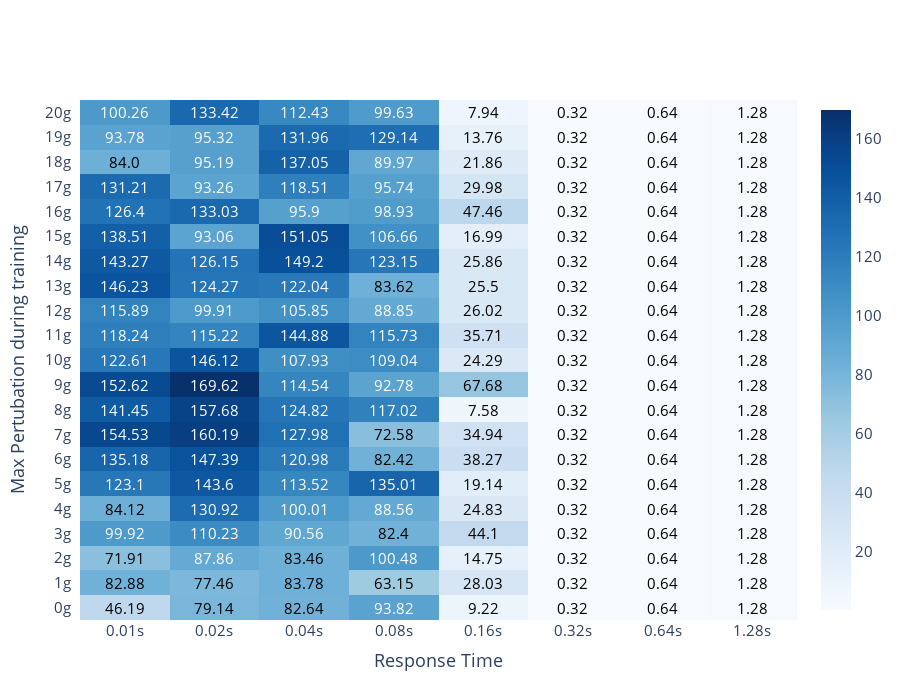

Notebook code for this chart:
### Code cell
fig = ff.create_annotated_heatmap(z=rewards.to_numpy(),y=[str(int(i))+'g' for i in df['g_force'].unique().tolist()], 
                                  x=[str(i) + 's' for i in df['response_rate'].unique().tolist()],  
                                  annotation_text=np.around(rewards.to_numpy(), decimals=2), colorscale='blues', showscale=True,
                                 reversescale =False)

fig.update_layout(
#     title='Average evaluation seconds for response times vs max. pertubation during training',
    xaxis_title="Response Time",
    yaxis_title="Max Pertubation during training",
    xaxis_side='bottom',
    font=dict(size=15),
    height=700,
)
fig.show()

### Figure 1 — Plotly figure (JSON) as saved in the notebook; plotly's stock layout.template omitted (floating-point values rounded to 4 significant figures; data arrays with more than 128 entries replaced by an {"elided": "..."} marker saying what was removed)
{"data": [{"colorscale": [[0, "rgb(247,251,255)"], [0.125, "rgb(222,235,247)"], [0.25, "rgb(198,219,239)"], [0.375, "rgb(158,202,225)"], [0.5, "rgb(107,174,214)"], [0.625, "rgb(66,146,198)"], [0.75, "rgb(33,113,181)"], [0.875, "rgb(8,81,156)"], [1, "rgb(8,48,107)"]], "reversescale": false, "showscale": true, "type": "heatmap", "x": ["0.01s", "0.02s", "0.04s", "0.08s", "0.16s", "0.32s", "0.64s", "1.28s"], "y": ["0g", "1g", "2g", "3g", "4g", "5g", "6g", "7g", "8g", "9g", "10g", "11g", "12g", "13g", "14g", "15g", "16g", "17g", "18g", "19g", "20g"], "z": {"elided": "21x8 float values"}}], "layout": {"annotations": [{"font": {"color": "#000000"}, "showarrow": false, "text": "46.19", "x": "0.01s", "xref": "x", "y": "0g", "yref": "y"}, {"font": {"color": "#000000"}, "showarrow": false, "text": "79.14", "x": "0.02s", "xref": "x", "y": "0g", "yref": "y"}, {"font": {"color": "#000000"}, "showarrow": false, "text": "82.64", "x": "0.04s", "xref": "x", "y": "0g", "yref": "y"}, {"font": {"color": "#FFFFFF"}, "showarrow": false, "text": "93.82", "x": "0.08s", "xref": "x", "y": "0g", "yref": "y"}, {"font": {"color": "#000000"}, "showarrow": false, "text": "9.22", "x": "0.16s", "xref": "x", "y": "0g", "yref": "y"}, {"font": {"color": "#000000"}, "showarrow": false, "text": "0.32", "x": "0.32s", "xref": "x", "y": "0g", "yref": "y"}, {"font": {"color": "#000000"}, "showarrow": false, "text": "0.64", "x": "0.64s", "xref": "x", "y": "0g", "yref": "y"}, {"font": {"color": "#000000"}, "showarrow": false, "text": "1.28", "x": "1.28s", "xref": "x", "y": "0g", "yref": "y"}, {"font": {"color": "#000000"}, "showarrow": false, "text": "82.88", "x": "0.01s", "xref": "x", "y": "1g", "yref": "y"}, {"font": {"color": "#000000"}, "showarrow": false, "text": "77.46", "x": "0.02s", "xref": "x", "y": "1g", "yref": "y"}, {"font": {"color": "#000000"}, "showarrow": false, "text": "83.78", "x": "0.04s", "xref": "x", "y": "1g", "yref": "y"}, {"font": {"color": "#000000"}, "showarrow": false, "text": "63.15", "x": "0.08s", "xref": "x", "y": "1g", "yref": "y"}, {"font": {"color": "#000000"}, "showarrow": false, "text": "28.03", "x": "0.16s", "xref": "x", "y": "1g", "yref": "y"}, {"font": {"color": "#000000"}, "showarrow": false, "text": "0.32", "x": "0.32s", "xref": "x", "y": "1g", "yref": "y"}, {"font": {"color": "#000000"}, "showarrow": false, "text": "0.64", "x": "0.64s", "xref": "x", "y": "1g", "yref": "y"}, {"font": {"color": "#000000"}, "showarrow": false, "text": "1.28", "x": "1.28s", "xref": "x", "y": "1g", "yref": "y"}, {"font": {"color": "#000000"}, "showarrow": false, "text": "71.91", "x": "0.01s", "xref": "x", "y": "2g", "yref": "y"}, {"font": {"color": "#FFFFFF"}, "showarrow": false, "text": "87.86", "x": "0.02s", "xref": "x", "y": "2g", "yref": "y"}, {"font": {"color": "#000000"}, "showarrow": false, "text": "83.46", "x": "0.04s", "xref": "x", "y": "2g", "yref": "y"}, {"font": {"color": "#FFFFFF"}, "showarrow": false, "text": "100.48", "x": "0.08s", "xref": "x", "y": "2g", "yref": "y"}, {"font": {"color": "#000000"}, "showarrow": false, "text": "14.75", "x": "0.16s", "xref": "x", "y": "2g", "yref": "y"}, {"font": {"color": "#000000"}, "showarrow": false, "text": "0.32", "x": "0.32s", "xref": "x", "y": "2g", "yref": "y"}, {"font": {"color": "#000000"}, "showarrow": false, "text": "0.64", "x": "0.64s", "xref": "x", "y": "2g", "yref": "y"}, {"font": {"color": "#000000"}, "showarrow": false, "text": "1.28", "x": "1.28s", "xref": "x", "y": "2g", "yref": "y"}, {"font": {"color": "#FFFFFF"}, "showarrow": false, "text": "99.92", "x": "0.01s", "xref": "x", "y": "3g", "yref": "y"}, {"font": {"color": "#FFFFFF"}, "showarrow": false, "text": "110.23", "x": "0.02s", "xref": "x", "y": "3g", "yref": "y"}, {"font": {"color": "#FFFFFF"}, "showarrow": false, "text": "90.56", "x": "0.04s", "xref": "x", "y": "3g", "yref": "y"}, {"font": {"color": "#000000"}, "showarrow": false, "text": "82.4", "x": "0.08s", "xref": "x", "y": "3g", "yref": "y"}, {"font": {"color": "#000000"}, "showarrow": false, "text": "44.1", "x": "0.16s", "xref": "x", "y": "3g", "yref": "y"}, {"font": {"color": "#000000"}, "showarrow": false, "text": "0.32", "x": "0.32s", "xref": "x", "y": "3g", "yref": "y"}, {"font": {"color": "#000000"}, "showarrow": false, "text": "0.64", "x": "0.64s", "xref": "x", "y": "3g", "yref": "y"}, {"font": {"color": "#000000"}, "showarrow": false, "text": "1.28", "x": "1.28s", "xref": "x", "y": "3g", "yref": "y"}, {"font": {"color": "#000000"}, "showarrow": false, "text": "84.12", "x": "0.01s", "xref": "x", "y": "4g", "yref": "y"}, {"font": {"color": "#FFFFFF"}, "showarrow": false, "text": "130.92", "x": "0.02s", "xref": "x", "y": "4g", "yref": "y"}, {"font": {"color": "#FFFFFF"}, "showarrow": false, "text": "100.01", "x": "0.04s", "xref": "x", "y": "4g", "yref": "y"}, {"font": {"color": "#FFFFFF"}, "showarrow": false, "text": "88.56", "x": "0.08s", "xref": "x", "y": "4g", "yref": "y"}, {"font": {"color": "#000000"}, "showarrow": false, "text": "24.83", "x": "0.16s", "xref": "x", "y": "4g", "yref": "y"}, {"font": {"color": "#000000"}, "showarrow": false, "text": "0.32", "x": "0.32s", "xref": "x", "y": "4g", "yref": "y"}, {"font": {"color": "#000000"}, "showarrow": false, "text": "0.64", "x": "0.64s", "xref": "x", "y": "4g", "yref": "y"}, {"font": {"color": "#000000"}, "showarrow": false, "text": "1.28", "x": "1.28s", "xref": "x", "y": "4g", "yref": "y"}, {"font": {"color": "#FFFFFF"}, "showarrow": false, "text": "123.1", "x": "0.01s", "xref": "x", "y": "5g", "yref": "y"}, {"font": {"color": "#FFFFFF"}, "showarrow": false, "text": "143.6", "x": "0.02s", "xref": "x", "y": "5g", "yref": "y"}, {"font": {"color": "#FFFFFF"}, "showarrow": false, "text": "113.52", "x": "0.04s", "xref": "x", "y": "5g", "yref": "y"}, {"font": {"color": "#FFFFFF"}, "showarrow": false, "text": "135.01", "x": "0.08s", "xref": "x", "y": "5g", "yref": "y"}, {"font": {"color": "#000000"}, "showarrow": false, "text": "19.14", "x": "0.16s", "xref": "x", "y": "5g", "yref": "y"}, {"font": {"color": "#000000"}, "showarrow": false, "text": "0.32", "x": "0.32s", "xref": "x", "y": "5g", "yref": "y"}, {"font": {"color": "#000000"}, "showarrow": false, "text": "0.64", "x": "0.64s", "xref": "x", "y": "5g", "yref": "y"}, {"font": {"color": "#000000"}, "showarrow": false, "text": "1.28", "x": "1.28s", "xref": "x", "y": "5g", "yref": "y"}, {"font": {"color": "#FFFFFF"}, "showarrow": false, "text": "135.18", "x": "0.01s", "xref": "x", "y": "6g", "yref": "y"}, {"font": {"color": "#FFFFFF"}, "showarrow": false, "text": "147.39", "x": "0.02s", "xref": "x", "y": "6g", "yref": "y"}, {"font": {"color": "#FFFFFF"}, "showarrow": false, "text": "120.98", "x": "0.04s", "xref": "x", "y": "6g", "yref": "y"}, {"font": {"color": "#000000"}, "showarrow": false, "text": "82.42", "x": "0.08s", "xref": "x", "y": "6g", "yref": "y"}, {"font": {"color": "#000000"}, "showarrow": false, "text": "38.27", "x": "0.16s", "xref": "x", "y": "6g", "yref": "y"}, {"font": {"color": "#000000"}, "showarrow": false, "text": "0.32", "x": "0.32s", "xref": "x", "y": "6g", "yref": "y"}, {"font": {"color": "#000000"}, "showarrow": false, "text": "0.64", "x": "0.64s", "xref": "x", "y": "6g", "yref": "y"}, {"font": {"color": "#000000"}, "showarrow": false, "text": "1.28", "x": "1.28s", "xref": "x", "y": "6g", "yref": "y"}, {"font": {"color": "#FFFFFF"}, "showarrow": false, "text": "154.53", "x": "0.01s", "xref": "x", "y": "7g", "yref": "y"}, {"font": {"color": "#FFFFFF"}, "showarrow": false, "text": "160.19", "x": "0.02s", "xref": "x", "y": "7g", "yref": "y"}, {"font": {"color": "#FFFFFF"}, "showarrow": false, "text": "127.98", "x": "0.04s", "xref": "x", "y": "7g", "yref": "y"}, {"font": {"color": "#000000"}, "showarrow": false, "text": "72.58", "x": "0.08s", "xref": "x", "y": "7g", "yref": "y"}, {"font": {"color": "#000000"}, "showarrow": false, "text": "34.94", "x": "0.16s", "xref": "x", "y": "7g", "yref": "y"}, {"font": {"color": "#000000"}, "showarrow": false, "text": "0.32", "x": "0.32s", "xref": "x", "y": "7g", "yref": "y"}, {"font": {"color": "#000000"}, "showarrow": false, "text": "0.64", "x": "0.64s", "xref": "x", "y": "7g", "yref": "y"}, {"font": {"color": "#000000"}, "showarrow": false, "text": "1.28", "x": "1.28s", "xref": "x", "y": "7g", "yref": "y"}, {"font": {"color": "#FFFFFF"}, "showarrow": false, "text": "141.45", "x": "0.01s", "xref": "x", "y": "8g", "yref": "y"}, {"font": {"color": "#FFFFFF"}, "showarrow": false, "text": "157.68", "x": "0.02s", "xref": "x", "y": "8g", "yref": "y"}, {"font": {"color": "#FFFFFF"}, "showarrow": false, "text": "124.82", "x": "0.04s", "xref": "x", "y": "8g", "yref": "y"}, {"font": {"color": "#FFFFFF"}, "showarrow": false, "text": "117.02", "x": "0.08s", "xref": "x", "y": "8g", "yref": "y"}, {"font": {"color": "#000000"}, "showarrow": false, "text": "7.58", "x": "0.16s", "xref": "x", "y": "8g", "yref": "y"}, {"font": {"color": "#000000"}, "showarrow": false, "text": "0.32", "x": "0.32s", "xref": "x", "y": "8g", "yref": "y"}, {"font": {"color": "#000000"}, "showarrow": false, "text": "0.64", "x": "0.64s", "xref": "x", "y": "8g", "yref": "y"}, {"font": {"color": "#000000"}, "showarrow": false, "text": "1.28", "x": "1.28s", "xref": "x", "y": "8g", "yref": "y"}, {"font": {"color": "#FFFFFF"}, "showarrow": false, "text": "152.62", "x": "0.01s", "xref": "x", "y": "9g", "yref": "y"}, {"font": {"color": "#FFFFFF"}, "showarrow": false, "text": "169.62", "x": "0.02s", "xref": "x", "y": "9g", "yref": "y"}, {"font": {"color": "#FFFFFF"}, "showarrow": false, "text": "114.54", "x": "0.04s", "xref": "x", "y": "9g", "yref": "y"}, {"font": {"color": "#FFFFFF"}, "showarrow": false, "text": "92.78", "x": "0.08s", "xref": "x", "y": "9g", "yref": "y"}, {"font": {"color": "#000000"}, "showarrow": false, "text": "67.68", "x": "0.16s", "xref": "x", "y": "9g", "yref": "y"}, {"font": {"color": "#000000"}, "showarrow": false, "text": "0.32", "x": "0.32s", "xref": "x", "y": "9g", "yref": "y"}, {"font": {"color": "#000000"}, "showarrow": false, "text": "0.64", "x": "0.64s", "xref": "x", "y": "9g", "yref": "y"}, {"font": {"color": "#000000"}, "showarrow": false, "text": "1.28", "x": "1.28s", "xref": "x", "y": "9g", "yref": "y"}, {"font": {"color": "#FFFFFF"}, "showarrow": false, "text": "122.61", "x": "0.01s", "xref": "x", "y": "10g", "yref": "y"}, {"font": {"color": "#FFFFFF"}, "showarrow": false, "text": "146.12", "x": "0.02s", "xref": "x", "y": "10g", "yref": "y"}, {"font": {"color": "#FFFFFF"}, "showarrow": false, "text": "107.93", "x": "0.04s", "xref": "x", "y": "10g", "yref": "y"}, {"font": {"color": "#FFFFFF"}, "showarrow": false, "text": "109.04", "x": "0.08s", "xref": "x", "y": "10g", "yref": "y"}, {"font": {"color": "#000000"}, "showarrow": false, "text": "24.29", "x": "0.16s", "xref": "x", "y": "10g", "yref": "y"}, {"font": {"color": "#000000"}, "showarrow": false, "text": "0.32", "x": "0.32s", "xref": "x", "y": "10g", "yref": "y"}, {"font": {"color": "#000000"}, "showarrow": false, "text": "0.64", "x": "0.64s", "xref": "x", "y": "10g", "yref": "y"}, {"font": {"color": "#000000"}, "showarrow": false, "text": "1.28", "x": "1.28s", "xref": "x", "y": "10g", "yref": "y"}, {"font": {"color": "#FFFFFF"}, "showarrow": false, "text": "118.24", "x": "0.01s", "xref": "x", "y": "11g", "yref": "y"}, {"font": {"color": "#FFFFFF"}, "showarrow": false, "text": "115.22", "x": "0.02s", "xref": "x", "y": "11g", "yref": "y"}, {"font": {"color": "#FFFFFF"}, "showarrow": false, "text": "144.88", "x": "0.04s", "xref": "x", "y": "11g", "yref": "y"}, {"font": {"color": "#FFFFFF"}, "showarrow": false, "text": "115.73", "x": "0.08s", "xref": "x", "y": "11g", "yref": "y"}, {"font": {"color": "#000000"}, "showarrow": false, "text": "35.71", "x": "0.16s", "xref": "x", "y": "11g", "yref": "y"}, {"font": {"color": "#000000"}, "showarrow": false, "text": "0.32", "x": "0.32s", "xref": "x", "y": "11g", "yref": "y"}, {"font": {"color": "#000000"}, "showarrow": false, "text": "0.64", "x": "0.64s", "xref": "x", "y": "11g", "yref": "y"}, {"font": {"color": "#000000"}, "showarrow": false, "text": "1.28", "x": "1.28s", "xref": "x", "y": "11g", "yref": "y"}, {"font": {"color": "#FFFFFF"}, "showarrow": false, "text": "115.89", "x": "0.01s", "xref": "x", "y": "12g", "yref": "y"}, {"font": {"color": "#FFFFFF"}, "showarrow": false, "text": "99.91", "x": "0.02s", "xref": "x", "y": "12g", "yref": "y"}, {"font": {"color": "#FFFFFF"}, "showarrow": false, "text": "105.85", "x": "0.04s", "xref": "x", "y": "12g", "yref": "y"}, {"font": {"color": "#FFFFFF"}, "showarrow": false, "text": "88.85", "x": "0.08s", "xref": "x", "y": "12g", "yref": "y"}, {"font": {"color": "#000000"}, "showarrow": false, "text": "26.02", "x": "0.16s", "xref": "x", "y": "12g", "yref": "y"}, {"font": {"color": "#000000"}, "showarrow": false, "text": "0.32", "x": "0.32s", "xref": "x", "y": "12g", "yref": "y"}, {"font": {"color": "#000000"}, "showarrow": false, "text": "0.64", "x": "0.64s", "xref": "x", "y": "12g", "yref": "y"}, {"font": {"color": "#000000"}, "showarrow": false, "text": "1.28", "x": "1.28s", "xref": "x", "y": "12g", "yref": "y"}, {"font": {"color": "#FFFFFF"}, "showarrow": false, "text": "146.23", "x": "0.01s", "xref": "x", "y": "13g", "yref": "y"}, {"font": {"color": "#FFFFFF"}, "showarrow": false, "text": "124.27", "x": "0.02s", "xref": "x", "y": "13g", "yref": "y"}, {"font": {"color": "#FFFFFF"}, "showarrow": false, "text": "122.04", "x": "0.04s", "xref": "x", "y": "13g", "yref": "y"}, {"font": {"color": "#000000"}, "showarrow": false, "text": "83.62", "x": "0.08s", "xref": "x", "y": "13g", "yref": "y"}, {"font": {"color": "#000000"}, "showarrow": false, "text": "25.5", "x": "0.16s", "xref": "x", "y": "13g", "yref": "y"}, {"font": {"color": "#000000"}, "showarrow": false, "text": "0.32", "x": "0.32s", "xref": "x", "y": "13g", "yref": "y"}, {"font": {"color": "#000000"}, "showarrow": false, "text": "0.64", "x": "0.64s", "xref": "x", "y": "13g", "yref": "y"}, {"font": {"color": "#000000"}, "showarrow": false, "text": "1.28", "x": "1.28s", "xref": "x", "y": "13g", "yref": "y"}, {"font": {"color": "#FFFFFF"}, "showarrow": false, "text": "143.27", "x": "0.01s", "xref": "x", "y": "14g", "yref": "y"}, {"font": {"color": "#FFFFFF"}, "showarrow": false, "text": "126.15", "x": "0.02s", "xref": "x", "y": "14g", "yref": "y"}, {"font": {"color": "#FFFFFF"}, "showarrow": false, "text": "149.2", "x": "0.04s", "xref": "x", "y": "14g", "yref": "y"}, {"font": {"color": "#FFFFFF"}, "showarrow": false, "text": "123.15", "x": "0.08s", "xref": "x", "y": "14g", "yref": "y"}, {"font": {"color": "#000000"}, "showarrow": false, "text": "25.86", "x": "0.16s", "xref": "x", "y": "14g", "yref": "y"}, {"font": {"color": "#000000"}, "showarrow": false, "text": "0.32", "x": "0.32s", "xref": "x", "y": "14g", "yref": "y"}, {"font": {"color": "#000000"}, "showarrow": false, "text": "0.64", "x": "0.64s", "xref": "x", "y": "14g", "yref": "y"}, {"font": {"color": "#000000"}, "showarrow": false, "text": "1.28", "x": "1.28s", "xref": "x", "y": "14g", "yref": "y"}, {"font": {"color": "#FFFFFF"}, "showarrow": false, "text": "138.51", "x": "0.01s", "xref": "x", "y": "15g", "yref": "y"}, {"font": {"color": "#FFFFFF"}, "showarrow": false, "text": "93.06", "x": "0.02s", "xref": "x", "y": "15g", "yref": "y"}, {"font": {"color": "#FFFFFF"}, "showarrow": false, "text": "151.05", "x": "0.04s", "xref": "x", "y": "15g", "yref": "y"}, {"font": {"color": "#FFFFFF"}, "showarrow": false, "text": "106.66", "x": "0.08s", "xref": "x", "y": "15g", "yref": "y"}, {"font": {"color": "#000000"}, "showarrow": false, "text": "16.99", "x": "0.16s", "xref": "x", "y": "15g", "yref": "y"}, {"font": {"color": "#000000"}, "showarrow": false, "text": "0.32", "x": "0.32s", "xref": "x", "y": "15g", "yref": "y"}, {"font": {"color": "#000000"}, "showarrow": false, "text": "0.64", "x": "0.64s", "xref": "x", "y": "15g", "yref": "y"}, {"font": {"color": "#000000"}, "showarrow": false, "text": "1.28", "x": "1.28s", "xref": "x", "y": "15g", "yref": "y"}, {"font": {"color": "#FFFFFF"}, "showarrow": false, "text": "126.4", "x": "0.01s", "xref": "x", "y": "16g", "yref": "y"}, {"font": {"color": "#FFFFFF"}, "showarrow": false, "text": "133.03", "x": "0.02s", "xref": "x", "y": "16g", "yref": "y"}, {"font": {"color": "#FFFFFF"}, "showarrow": false, "text": "95.9", "x": "0.04s", "xref": "x", "y": "16g", "yref": "y"}, {"font": {"color": "#FFFFFF"}, "showarrow": false, "text": "98.93", "x": "0.08s", "xref": "x", "y": "16g", "yref": "y"}, {"font": {"color": "#000000"}, "showarrow": false, "text": "47.46", "x": "0.16s", "xref": "x", "y": "16g", "yref": "y"}, {"font": {"color": "#000000"}, "showarrow": false, "text": "0.32", "x": "0.32s", "xref": "x", "y": "16g", "yref": "y"}, {"font": {"color": "#000000"}, "showarrow": false, "text": "0.64", "x": "0.64s", "xref": "x", "y": "16g", "yref": "y"}, {"font": {"color": "#000000"}, "showarrow": false, "text": "1.28", "x": "1.28s", "xref": "x", "y": "16g", "yref": "y"}, {"font": {"color": "#FFFFFF"}, "showarrow": false, "text": "131.21", "x": "0.01s", "xref": "x", "y": "17g", "yref": "y"}, {"font": {"color": "#FFFFFF"}, "showarrow": false, "text": "93.26", "x": "0.02s", "xref": "x", "y": "17g", "yref": "y"}, {"font": {"color": "#FFFFFF"}, "showarrow": false, "text": "118.51", "x": "0.04s", "xref": "x", "y": "17g", "yref": "y"}, {"font": {"color": "#FFFFFF"}, "showarrow": false, "text": "95.74", "x": "0.08s", "xref": "x", "y": "17g", "yref": "y"}, {"font": {"color": "#000000"}, "showarrow": false, "text": "29.98", "x": "0.16s", "xref": "x", "y": "17g", "yref": "y"}, {"font": {"color": "#000000"}, "showarrow": false, "text": "0.32", "x": "0.32s", "xref": "x", "y": "17g", "yref": "y"}, {"font": {"color": "#000000"}, "showarrow": false, "text": "0.64", "x": "0.64s", "xref": "x", "y": "17g", "yref": "y"}, {"font": {"color": "#000000"}, "showarrow": false, "text": "1.28", "x": "1.28s", "xref": "x", "y": "17g", "yref": "y"}, {"font": {"color": "#000000"}, "showarrow": false, "text": "84.0", "x": "0.01s", "xref": "x", "y": "18g", "yref": "y"}, {"font": {"color": "#FFFFFF"}, "showarrow": false, "text": "95.19", "x": "0.02s", "xref": "x", "y": "18g", "yref": "y"}, {"font": {"color": "#FFFFFF"}, "showarrow": false, "text": "137.05", "x": "0.04s", "xref": "x", "y": "18g", "yref": "y"}, {"font": {"color": "#FFFFFF"}, "showarrow": false, "text": "89.97", "x": "0.08s", "xref": "x", "y": "18g", "yref": "y"}, {"font": {"color": "#000000"}, "showarrow": false, "text": "21.86", "x": "0.16s", "xref": "x", "y": "18g", "yref": "y"}, {"font": {"color": "#000000"}, "showarrow": false, "text": "0.32", "x": "0.32s", "xref": "x", "y": "18g", "yref": "y"}, {"font": {"color": "#000000"}, "showarrow": false, "text": "0.64", "x": "0.64s", "xref": "x", "y": "18g", "yref": "y"}, {"font": {"color": "#000000"}, "showarrow": false, "text": "1.28", "x": "1.28s", "xref": "x", "y": "18g", "yref": "y"}, {"font": {"color": "#FFFFFF"}, "showarrow": false, "text": "93.78", "x": "0.01s", "xref": "x", "y": "19g", "yref": "y"}, {"font": {"color": "#FFFFFF"}, "showarrow": false, "text": "95.32", "x": "0.02s", "xref": "x", "y": "19g", "yref": "y"}, {"font": {"color": "#FFFFFF"}, "showarrow": false, "text": "131.96", "x": "0.04s", "xref": "x", "y": "19g", "yref": "y"}, {"font": {"color": "#FFFFFF"}, "showarrow": false, "text": "129.14", "x": "0.08s", "xref": "x", "y": "19g", "yref": "y"}, {"font": {"color": "#000000"}, "showarrow": false, "text": "13.76", "x": "0.16s", "xref": "x", "y": "19g", "yref": "y"}, {"font": {"color": "#000000"}, "showarrow": false, "text": "0.32", "x": "0.32s", "xref": "x", "y": "19g", "yref": "y"}, {"font": {"color": "#000000"}, "showarrow": false, "text": "0.64", "x": "0.64s", "xref": "x", "y": "19g", "yref": "y"}, {"font": {"color": "#000000"}, "showarrow": false, "text": "1.28", "x": "1.28s", "xref": "x", "y": "19g", "yref": "y"}, {"font": {"color": "#FFFFFF"}, "showarrow": false, "text": "100.26", "x": "0.01s", "xref": "x", "y": "20g", "yref": "y"}, {"font": {"color": "#FFFFFF"}, "showarrow": false, "text": "133.42", "x": "0.02s", "xref": "x", "y": "20g", "yref": "y"}, {"font": {"color": "#FFFFFF"}, "showarrow": false, "text": "112.43", "x": "0.04s", "xref": "x", "y": "20g", "yref": "y"}, {"font": {"color": "#FFFFFF"}, "showarrow": false, "text": "99.63", "x": "0.08s", "xref": "x", "y": "20g", "yref": "y"}, {"font": {"color": "#000000"}, "showarrow": false, "text": "7.94", "x": "0.16s", "xref": "x", "y": "20g", "yref": "y"}, {"font": {"color": "#000000"}, "showarrow": false, "text": "0.32", "x": "0.32s", "xref": "x", "y": "20g", "yref": "y"}, {"font": {"color": "#000000"}, "showarrow": false, "text": "0.64", "x": "0.64s", "xref": "x", "y": "20g", "yref": "y"}, {"font": {"color": "#000000"}, "showarrow": false, "text": "1.28", "x": "1.28s", "xref": "x", "y": "20g", "yref": "y"}], "font": {"size": 15}, "height": 700, "xaxis": {"dtick": 1, "gridcolor": "rgb(0, 0, 0)", "side": "bottom", "ticks": "", "title": {"text": "Response Time"}}, "yaxis": {"dtick": 1, "ticks": "", "ticksuffix": "  ", "title": {"text": "Max Pertubation during training"}}}}
